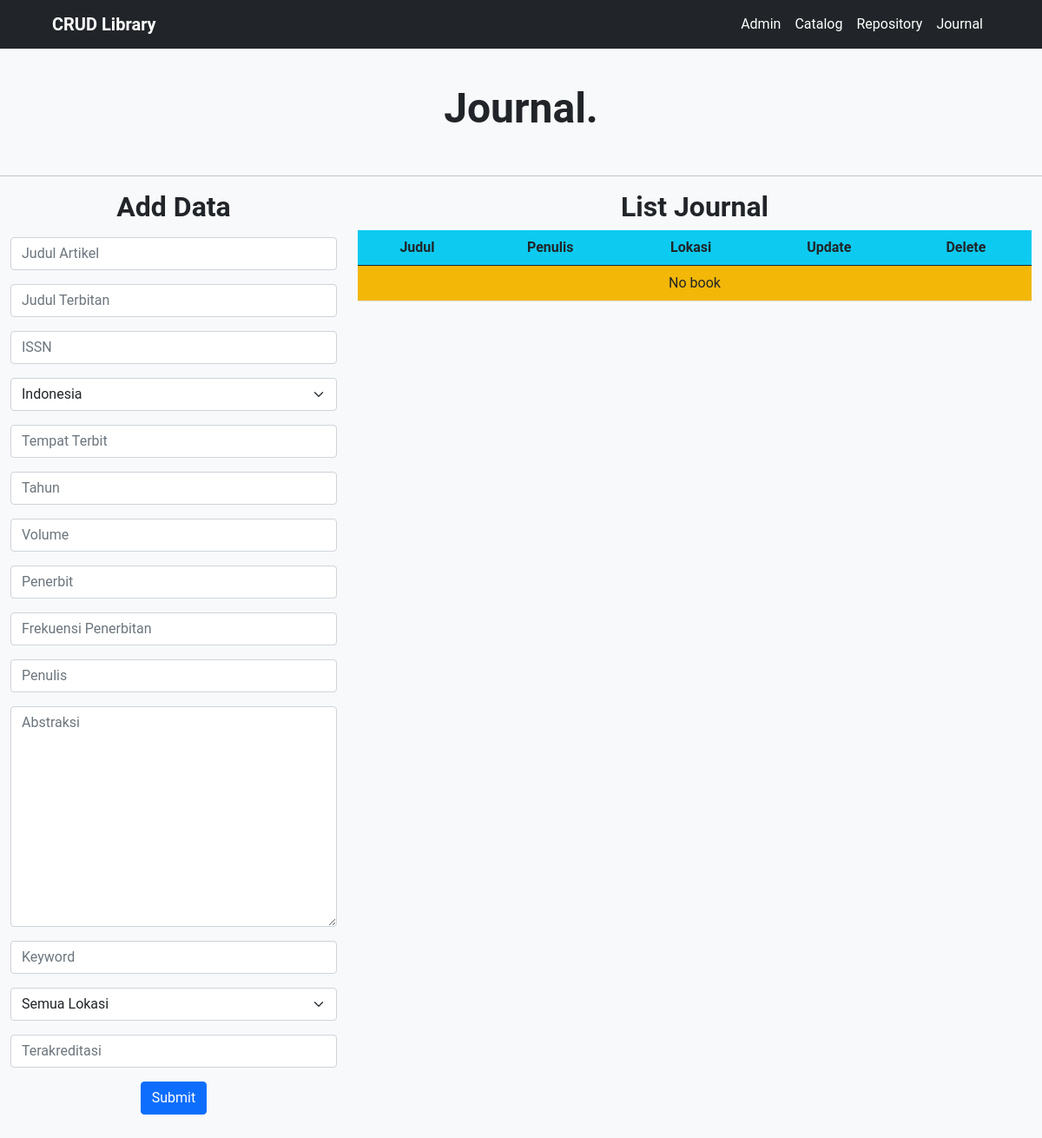
/crud/journal/, run on an earlier commit of the app's database.
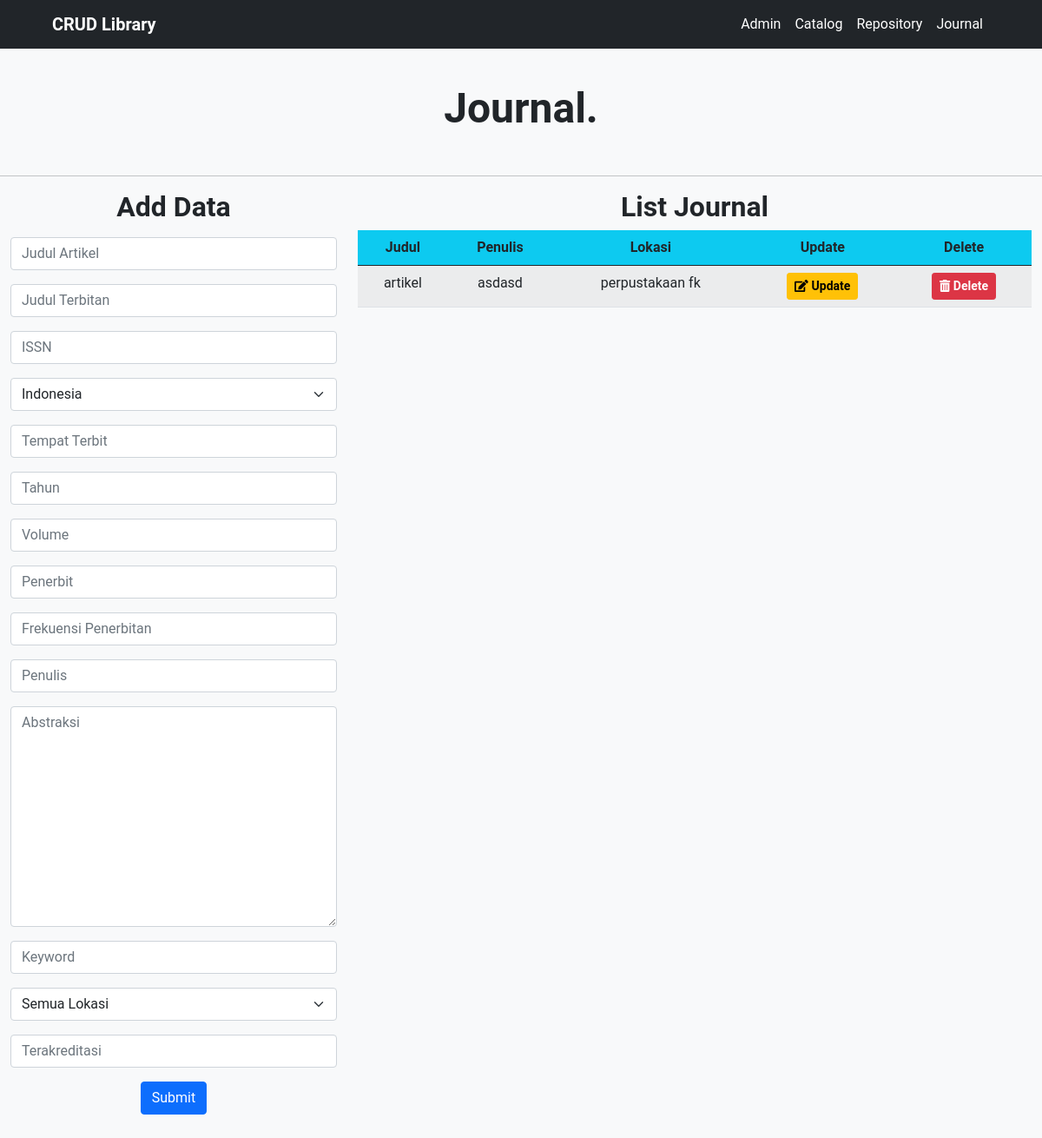
And on a later commit of the database.
### layanan/models.py (models this page shows, shortened)
class journal(models.Model):
    LOKASI = (
                ('semua lokasi','Semua Lokasi'),
                ('perpustakaan ft','Perpustakaan FT'),
                ('perpustakaan fkip','Perpustakaan FKIP'),
                ('perpustakaan fk','Perpustakaan FK'),
                ('perpustakaan fisip','Perpustakaan FISIP'),
                ('perpustakaan ffs','Perpustakaan FFS'),
                ('perpustakaan feb','Perpustakaan FEB'),
            )
    BAHASA = (
        ('indonesia','Indonesia'),
        ('english','English')
    )
    judul_artikel   = models.CharField(max_length=200, blank=True)
    judul_terbitan  = models.CharField(max_length=200)
    issn            = models.IntegerField(blank=True)
    bahasa          = models.CharField(max_length=200, choices=BAHASA, default='indonesia')
    tempat_terbit   = models.CharField(max_length=200)
    tahun           = models.IntegerField()
    volume          = models.CharField(max_length=200)
    penerbit        = models.CharField(max_length=200)
    frekuensi_penerbitan = models.CharField(max_length=200)
    penulis         = models.CharField(max_length=200, blank=True)
    abstraksi       = models.TextField()
    kata_kunci      = models.CharField(max_length=200, blank=True)
    lokasi          = models.CharField(max_length=200, blank=True, choices=LOKASI, default='semua lokasi')
    terakreditasi   = models.CharField(max_length=200)
    slug            = models.SlugField(blank=True, editable=False)

### crudPage/views.py (the view, shortened to what this page needs)
# urls.py: path('journal/', JournalView.as_view(), name='journalcrud'),
class JournalView(FormView, ListView):
    model = journal
    form_class = journalForm
    template_name = 'crud/journal.html'
    context_object_name = 'journals'
    paginate_by = 5
    success_url = '/crud/journal/'
    extra_context = {
        'title':'Journal CRUD'
    }
    def get_context_data(self, *args, **kwargs):
        kwargs.update(self.extra_context)
        return super().get_context_data(*args, **kwargs)

### crudPage/templates/crud/journal.html (shortened to what this page needs)
{% extends 'crud/base.html' %}
{% load static %}
{% block content %}
<section class="catalog py-5">
    <div class="container-fluid bg-light">
        <div class="row align-items-start py-5">
          <h3 class="display-5 text-center fw-bold mb-5">Journal.</h3>
          <hr>
            <div class="col-md-4 text-center text-md-left mb-5">
              <h2 class="fw-bold">Add Data</h2>
                <form action="" method="POST" id="addJournal">
                    <div class="form-group input-group my-3">
                      {{form.judul_artikel}}
                    </div>
                    <div class="form-group input-group my-3">
                      {{form.judul_terbitan}}
                    </div>
                    <div class="form-group input-group my-3">
                      {{form.issn}}
                    </div>
                    <div class="form-group input-group my-3">
                      {{form.bahasa}}
                    </div>
                    <div class="form-group input-group my-3">
                      {{form.tempat_terbit}}
                    </div>
                    <div class="form-group input-group my-3">
                      {{form.tahun}}
                    </div>
                    <div class="form-group input-group my-3">
                      {{form.volume}}
                    </div>
                    <div class="form-group input-group my-3">
                      {{form.penerbit}}
                    </div>
                    <div class="form-group input-group my-3">
                        {{form.frekuensi_penerbitan}}
                    </div>
                    <div class="form-group input-group my-3">
                        {{form.penulis}}
                    </div>
                    <div class="form-group input-group my-3">
                        {{form.abstraksi}}
                    </div>
                    <div class="form-group input-group my-3">
                        {{form.kata_kunci}}
                    </div>
                    <div class="form-group input-group my-3">
                        {{form.lokasi}}
                    </div>
                    <div class="form-group input-group my-3">
                        {{form.terakreditasi}}
                    </div>
                <button type="submit" class="btn btn-primary">Submit</button>
                </form>
            </div>
            <div class="col-md-8 table-responsive">
              <h2 class="fw-bold text-center">List Journal</h2>
              <table class="table table-striped text-center" id="myjournal">
                <thead class="bg-info">
                  <tr>
                    <th scope="col">Judul</th>
                    <th scope="col">Penulis</th>
                    <th scope="col">Lokasi</th>
                    <th scope="col">Update</th>
                    <th scope="col">Delete</th>
                  </tr>
                </thead>
                <tbody>
                  {% for journal in journals %}
                    <tr>
                      <td>{{ journal.judul_artikel }}</td>
                      <td>{{ journal.penulis }}</td>
                      <td>{{ journal.lokasi }}</td>
                      <td>
                      <a href="{% url 'pagecrud:journalupdate' journal.id %}" class="btn btn-sm btn-warning fw-bold"><i class="fa fa-edit"></i> Update</a>
                      </td>
                      <td>
                        <a href="{% url 'pagecrud:journaldelete' journal.id %}" class="btn btn-sm btn-danger fw-bold"><i class="fa fa-trash-alt"></i> Delete</a>
                      </td>
                    </tr>
                  {% empty %}
                    <tr>
                      <td colspan="8" class="text-center bg-warning">No book</td>
                    </tr>
                  {% endfor %}
                </tbody>
              </table>
            </div>
        </div>
    </div>
</section>
{% endblock content %}

### crudPage/templates/crud/base.html (shortened to what this page needs)
{% load static %}
<!DOCTYPE html>
<html lang="en">
<head>
    <link rel="stylesheet" href="{% static 'crud/css/stylesheet.css' %}">
    <link rel="stylesheet" href="https://cdnjs.cloudflare.com/ajax/libs/font-awesome/5.13.0/css/all.min.css">
    {% include 'snippets/styles.html' %}
</head>
<body>
    {% block header %}
    <nav class="navbar navbar-expand-lg fixed-top navbar-dark bg-dark">
        <div class="container-fluid mx-5">
          <a class="navbar-brand fw-bold" href="#">CRUD Library</a>
          <div class="collapse navbar-collapse" id="navbarNavDropdown">
            <ul class="navbar-nav float-left ms-auto mb-2 mb-lg-0">
              <li class="nav-item">
                <a class="nav-link active" aria-current="page" href="{% url 'pagecrud:index' %}">Admin</a>
              </li>
              <li class="nav-item">
                <a class="nav-link active" aria-current="page" href="{% url 'pagecrud:catalogcrud' %}">Catalog</a>
              </li>
              <li class="nav-item">
                <a class="nav-link active" aria-current="page" href="{% url 'pagecrud:repositorycrud' %}">Repository</a>
              </li>
              <li class="nav-item">
                <a class="nav-link active" aria-current="page" href="{% url 'pagecrud:journalcrud' %}">Journal</a>
              </li>
            </ul>
          </div>
        </div>
      </nav>
    {% endblock header %}
    {% block content %}
    {% endblock content %}
</body>
</html>

### templates/snippets/styles.html
{% load static %}
<link rel="stylesheet" href="{% static 'vendor/bootstrap/bootstrap.css' %}">
<link rel="stylesheet" href="{% static 'vendor/font-awesome/font-awesome.css' %}">

### templates/snippets/scripts.html (shortened to what this page needs)
{% load static %}

### crudPage/static/crud/css/stylesheet.css (style rules this page uses)
.navbar { font-family: 'Roboto', sans-serif; }
.catalog { font-family: 'Roboto', sans-serif; }

What changed in the data, as far as the page shows it:
added journal: judul_artikel "artikel", penulis "asdasd", lokasi "perpustakaan fk"
Also different on the page:
text no longer shown: "No book"
